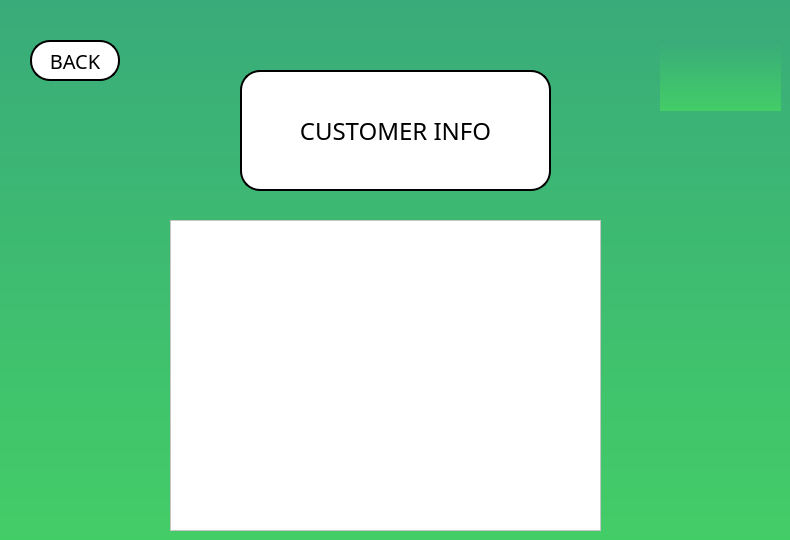
    <widget class="QWidget" name="CUSTOMER_INFO">
     <property name="styleSheet">
      <string notr="true">background-color: qlineargradient(spread:pad, x1:1, y1:1, x2:1, y2:0, stop:0 rgba(67, 205, 103, 255), stop:1 rgba(57, 171, 122, 255));</string>
     </property>
     <widget class="QPushButton" name="CUSTOMER_INFO_2">
      <property name="geometry">
       <rect>
        <x>30</x>
        <y>40</y>
        <width>90</width>
        <height>41</height>
       </rect>
      </property>
      <property name="font">
       <font>
        <family>Fugaz One</family>
        <pointsize>15</pointsize>
        <weight>50</weight>
        <bold>false</bold>
       </font>
      </property>
      <property name="styleSheet">
       <string notr="true">
QPushButton#CUSTOMER_INFO_2 {
     background-color:  rgb(255, 255, 255);
	color: rgb(0, 0, 0);
	border-style: solid;
	border-color: black;
	border-width: 2px;
	border-radius: 20px;
 }


 QPushButton#CUSTOMER_INFO_2:pressed {
     background-color:  rgb(169,169,169) ; 
	color:rgb(0, 0, 0);
	border-style: solid;
	border-color: black;
	border-width: 5px;
	border-radius: 30px;
 }
 QPushButton#CUSTOMER_INFO_2:hover {
     background-color: rgb(211,211,211);
	color: rgb(0, 0, 0);
	border-style: solid;
	border-color: black;
	border-width: 2px;
	border-radius: 20px;
	transition: 2s;
 }
</string>
      </property>
      <property name="text">
       <string>BACK</string>
      </property>
     </widget>
     <widget class="QLabel" name="CUSTOMER_INFO_title">
      <property name="geometry">
       <rect>
        <x>240</x>
        <y>70</y>
        <width>311</width>
        <height>121</height>
       </rect>
      </property>
      <property name="font">
       <font>
        <family>Fugaz One</family>
        <pointsize>18</pointsize>
       </font>
      </property>
      <property name="styleSheet">
       <string notr="true">background-color: rgb(255, 255, 255);
color: rgb(0, 0, 0);
border-style: solid;
border-color: black;
border-width: 2px;
border-radius: 20px;</string>
      </property>
      <property name="text">
       <string>CUSTOMER INFO</string>
      </property>
      <property name="alignment">
       <set>Qt::AlignCenter</set>
      </property>
     </widget>
     <widget class="QLabel" name="CUSTOMER_INFO_logo">
      <property name="geometry">
       <rect>
        <x>660</x>
        <y>40</y>
        <width>121</width>
        <height>71</height>
       </rect>
      </property>
      <property name="font">
       <font>
        <family>Fugaz One</family>
        <pointsize>50</pointsize>
       </font>
      </property>
      <property name="styleSheet">
       <string notr="true"/>
      </property>
      <property name="text">
       <string/>
      </property>
      <property name="pixmap">
       <pixmap resource="Resource.qrc">:/Resource/IMG/LOGO.png</pixmap>
      </property>
      <property name="scaledContents">
       <bool>true</bool>
      </property>
      <property name="alignment">
       <set>Qt::AlignCenter</set>
      </property>
     </widget>
     <widget class="QTreeView" name="CUSTOMER_INFO_table">
      <property name="geometry">
       <rect>
        <x>170</x>
        <y>220</y>
        <width>431</width>
        <height>311</height>
       </rect>
      </property>
      <property name="font">
       <font>
        <family>Segoe UI</family>
        <pointsize>10</pointsize>
        <weight>75</weight>
        <bold>true</bold>
       </font>
      </property>
      <property name="styleSheet">
       <string notr="true">background-color: rgb(255, 255, 255);
color: rgb(0, 0, 0);
</string>
      </property>
     </widget>
    </widget>
